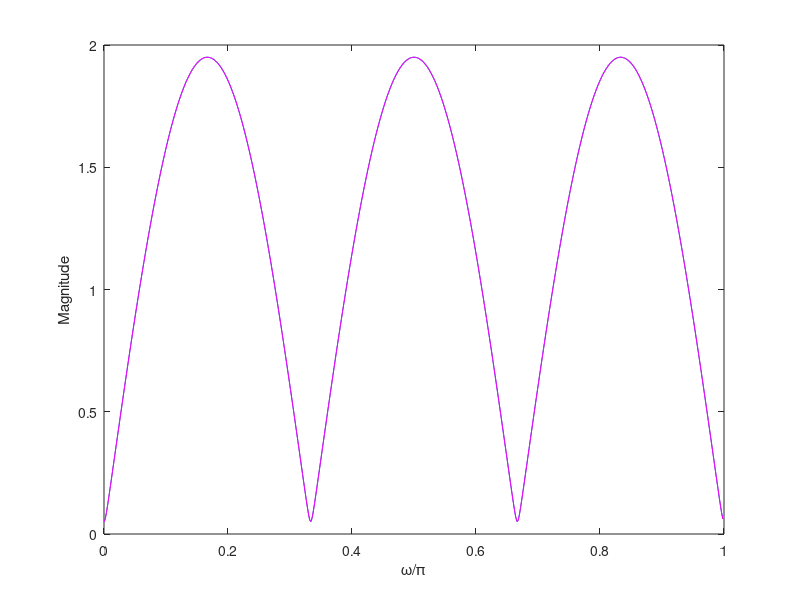

Reproduce this figure in MATLAB.
pkg load control;
pkg load signal;

% a)
alpha = -0.95;
h = [1 0 0 0 0 0 alpha];
zplane(h)

% b)
grid = [0:1/512:1 - 1/512];
[H, W] = freqz(h, 1);
plot(W / pi, abs(H))
xlabel('\omega/\pi');
ylabel('Magnitude');

HFIR = sqrt(1 + 2 * alpha * cos(6 .* W) + alpha^2);
pause

hold on
plot(grid, HFIR, 'm')
hold off
